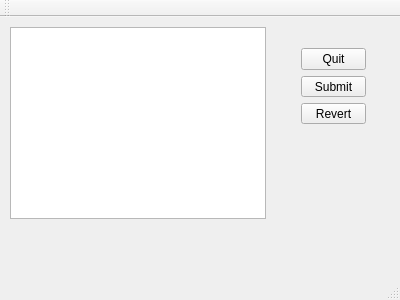
<?xml version="1.0" encoding="UTF-8"?>
<ui version="4.0">
 <class>MainWindow</class>
 <widget class="QMainWindow" name="MainWindow">
  <property name="geometry">
   <rect>
    <x>0</x>
    <y>0</y>
    <width>400</width>
    <height>300</height>
   </rect>
  </property>
  <property name="windowTitle">
   <string>MainWindow</string>
  </property>
  <widget class="QWidget" name="centralWidget">
   <widget class="QTableView" name="tableView">
    <property name="geometry">
     <rect>
      <x>10</x>
      <y>10</y>
      <width>256</width>
      <height>192</height>
     </rect>
    </property>
   </widget>
   <widget class="QWidget" name="">
    <property name="geometry">
     <rect>
      <x>290</x>
      <y>20</y>
      <width>87</width>
      <height>98</height>
     </rect>
    </property>
    <layout class="QVBoxLayout" name="verticalLayout">
     <item>
      <widget class="QPushButton" name="pushButton">
       <property name="text">
        <string>Quit</string>
       </property>
      </widget>
     </item>
     <item>
      <widget class="QPushButton" name="pushButton_2">
       <property name="text">
        <string>Submit</string>
       </property>
      </widget>
     </item>
     <item>
      <widget class="QPushButton" name="pushButton_3">
       <property name="text">
        <string>Revert</string>
       </property>
      </widget>
     </item>
    </layout>
   </widget>
  </widget>
  <widget class="QMenuBar" name="menuBar">
   <property name="geometry">
    <rect>
     <x>0</x>
     <y>0</y>
     <width>400</width>
     <height>22</height>
    </rect>
   </property>
  </widget>
  <widget class="QToolBar" name="mainToolBar">
   <attribute name="toolBarArea">
    <enum>TopToolBarArea</enum>
   </attribute>
   <attribute name="toolBarBreak">
    <bool>false</bool>
   </attribute>
  </widget>
  <widget class="QStatusBar" name="statusBar"/>
 </widget>
 <layoutdefault spacing="6" margin="11"/>
 <resources/>
 <connections/>
</ui>
